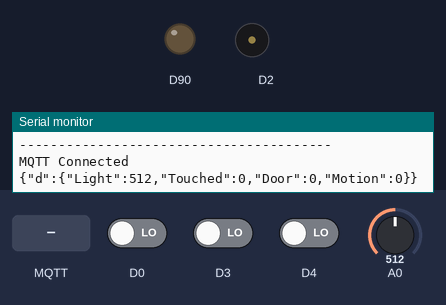
This sketch was run on a simulated Arduino MKR. On the bench: output pins drawn as LEDs (lit = HIGH), buzzer (waves = sounding), the last lines printed to the serial monitor. The inputs (shaded band) are chosen by the test bench; at power-on: D0 LOW, D3 LOW, D4 LOW, A0 = 512. WiFi joins after 1.5 s; servers stay silent unless stated; no MQTT or app messages arrive unless stated.

Above: at 12.7 s.
12.8 s: MQTT message "1" arrives on the first subscribed topic
At 14.3 s:
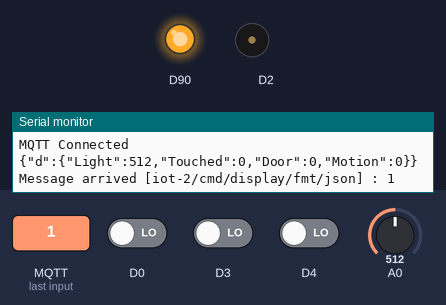
16.0 s: MQTT message "2" arrives on the first subscribed topic
At 17.3 s:
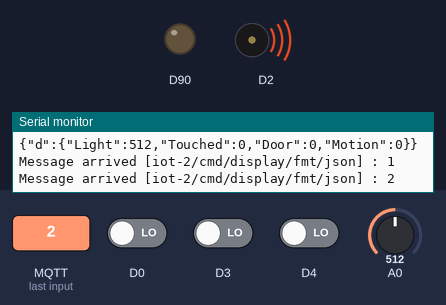
Timing chart, 0 to 19.1 s (numbered marks = the images above; inputs shaded):
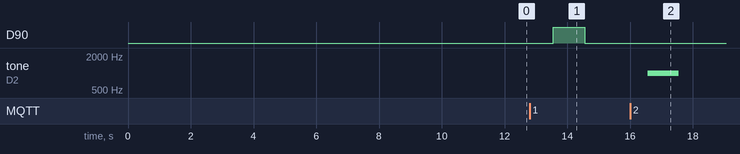

The sketch:

sketch_MemoryLoss.ino
```cpp
#include <WiFiNINA.h>
#include <ArduinoMqttClient.h>
#include <ArduinoJson.h>
#include <PubSubClient.h>
#include <Arduino_MKRENV.h>
#include <utility/wifi_drv.h>

// --------------------------------------------------------------------------------------------
//        UPDATE CONFIGURATION TO MATCH YOUR ENVIRONMENT
// --------------------------------------------------------------------------------------------

// Watson IoT connection details
#define MQTT_HOST "tws4j2.messaging.internetofthings.ibmcloud.com"
#define MQTT_PORT 1883
#define MQTT_DEVICEID "d:tws4j2:mkr1010:9C9C1FC16194"
#define MQTT_USER "use-token-auth"
#define MQTT_TOKEN "mkr1010_9C9C1FC16194"
#define MQTT_TOPIC "iot-2/evt/status/fmt/json"
#define MQTT_TOPIC_DISPLAY "iot-2/cmd/display/fmt/json"
#define MQTT_TOPIC_INTERVAL "iot-2/cmd/interval/fmt/json"
#define MQTT_TOPIC_DELAY "iot-2/cmd/delay/fmt/json"

// Add WiFi connection information
char ssid[] = "SKYXHFHG 2.4Ghz";     //  your network SSID (name) ABC"SKYXHFHG 2.4Ghz"
char pass[] = "s7DVhtX57GbP";  // your network password 123456789"s7DVhtX57GbP"

int WiFistatus = WL_IDLE_STATUS;     // the Wifi radio's status
int currentState;
int ReportingInterval = 5;
int Delay =1000;
// --------------------------------------------------------------------------------------------
//        SHOULD NOT NEED TO CHANGE ANYTHING BELOW THIS LINE
// --------------------------------------------------------------------------------------------

// MQTT objects
void callback(char* topic, byte* payload, unsigned int length);
WiFiClient wifiClient;
PubSubClient mqtt(MQTT_HOST, MQTT_PORT, callback, wifiClient);

// variables to hold data
StaticJsonDocument<500> jsonDoc;
JsonObject payload = jsonDoc.to<JsonObject>();
JsonObject status = payload.createNestedObject("d");
static char msg[500];

void callback(char* topic, byte* payload, unsigned int length) {
  // handle message arrived
  Serial.print("Message arrived [");
  Serial.print(topic);
  Serial.print("] : ");
  payload[length] = 0; // ensure valid content is zero terminated so can treat as c-string
  Serial.println((char *)payload);
  char a=(char)payload[0];
  if (0 == strcmp(topic, MQTT_TOPIC_DISPLAY)) {
       if (a == '1'){
         WiFiDrv::analogWrite(26, 255);
         delay(Delay);
         WiFiDrv::analogWrite(26, 0);
     }
       if (a == '2'){
       tone(2, 1000); // Send 1KHz sound signal...
       delay(Delay);
       noTone(2);     // Stop sound...
       delay(1);
     }
     if (a == '3'){
       tone(2, 1000); // Send 1KHz sound signal...
       delay(Delay);
       noTone(2);     // Stop sound...
       delay(1);
     }
    }
 if (0 == strcmp(topic, MQTT_TOPIC_DELAY)) {
   Delay = (a-48)*1000;
   Serial.print(Delay);

  } else if (0 == strcmp(topic, MQTT_TOPIC_INTERVAL)) {
     ReportingInterval = a-48;
     Serial.print(ReportingInterval);
    }

}

void setup() {
  //Initialize serial and wait for port to open:
  pinMode(A0,INPUT);
  pinMode(2, OUTPUT);
  pinMode(0, INPUT);
  pinMode(4, INPUT);
  pinMode(3, INPUT);
  WiFiDrv::pinMode(26, OUTPUT);
  Serial.begin(9600);

  while (!Serial) {
    ; // wait for serial port to connect. Needed for native USB port only
  }

  // attempt to connect to Wifi network:

  while (WiFistatus != WL_CONNECTED) {
    Serial.print("Attempting to connect to network: ");
    Serial.println(ssid);
    // Connect to WPA/WPA2 network:
    WiFistatus = WiFi.begin(ssid, pass);

    // wait 10 seconds for connection:
    delay(10000);
  }

  // you're connected now, so print out the data:
  Serial.println("You're connected to the network");

  Serial.println("----------------------------------------");
  printData();
  Serial.println("----------------------------------------");

  // Connect to MQTT - IBM Watson IoT Platform
  if (mqtt.connect(MQTT_DEVICEID, MQTT_USER, MQTT_TOKEN)) {
    Serial.println("MQTT Connected");
    mqtt.subscribe(MQTT_TOPIC_DISPLAY);
    mqtt.subscribe(MQTT_TOPIC_INTERVAL);
    mqtt.subscribe(MQTT_TOPIC_DELAY);

  } else {
    Serial.println("MQTT Failed to connect!");
  }
}


void loop() {
  mqtt.loop();
  while (!mqtt.connected()) {
    Serial.print("Attempting MQTT connection...");
    // Attempt to connect
    if (mqtt.connect(MQTT_DEVICEID, MQTT_USER, MQTT_TOKEN)) {
      Serial.println("MQTT Connected");
      mqtt.subscribe(MQTT_TOPIC_DISPLAY);
      mqtt.subscribe(MQTT_TOPIC_INTERVAL);
      mqtt.subscribe(MQTT_TOPIC_DELAY);
      mqtt.loop();
    } else {
      Serial.println("MQTT Failed to connect!");
      delay(5000);
    }
  }

  int sensorValue = digitalRead(4);
  currentState = digitalRead(0);
  int pirStat = digitalRead(3);

   // read all the sensor values using the library functions
  float light=analogRead(A0);
  // Check if any reads failed and exit early (to try again).
  if (isnan(light)) {
    Serial.println("Failed to read data!");
  } else {
    // Send data to Watson IoT Platform
    status["Light"] = light;
    status["Touched"] = currentState;
    status["Door"] = sensorValue;
    status["Motion"] = pirStat;
    serializeJson(jsonDoc, msg, 500);
    Serial.println(msg);
    if (!mqtt.publish(MQTT_TOPIC, msg)) {
      Serial.println("MQTT Publish failed");
    }
  }

  // Pause - but keep polling MQTT for incoming messages
  for (int i = 0; i < ReportingInterval; i++) {
    mqtt.loop();
    delay(1000);
  }
}

void printData() {
  Serial.println("Board Information:");
  // print your board's IP address:
  IPAddress ip = WiFi.localIP();
  Serial.print("IP Address: ");
  Serial.println(ip);

  Serial.println();
  Serial.println("Network Information:");
  Serial.print("SSID: ");
  Serial.println(WiFi.SSID());

  // print the received signal strength:
  long rssi = WiFi.RSSI();
  Serial.print("signal strength (RSSI):");
  Serial.println(rssi);

  byte encryption = WiFi.encryptionType();
  Serial.print("Encryption Type:");
  Serial.println(encryption, HEX);
  Serial.println();
}
```

Measured:
- after the input at 12.8 s, D90: LOW → HIGH after 0.76 s, → LOW 1.0 s later
- after the input at 16.0 s, tone on D2: silent → 1000 Hz after 0.56 s, → silent 1.0 s later
